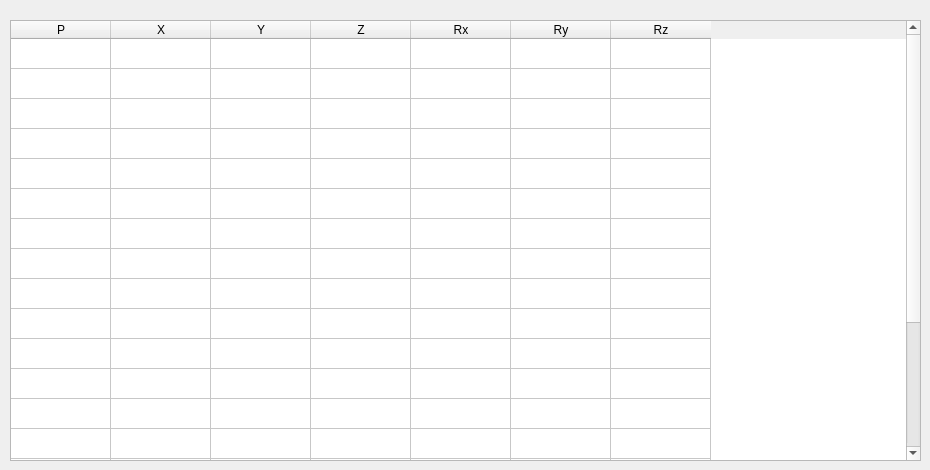
       <widget class="QWidget" name="tab_9">
        <attribute name="title">
         <string>World Point List</string>
        </attribute>
        <widget class="QTableWidget" name="tabWPointList_1">
         <property name="geometry">
          <rect>
           <x>10</x>
           <y>20</y>
           <width>911</width>
           <height>441</height>
          </rect>
         </property>
         <property name="rowCount">
          <number>20</number>
         </property>
         <attribute name="verticalHeaderVisible">
          <bool>false</bool>
         </attribute>
         <attribute name="verticalHeaderHighlightSections">
          <bool>true</bool>
         </attribute>
         <row/>
         <row/>
         <row/>
         <row/>
         <row/>
         <row/>
         <row/>
         <row/>
         <row/>
         <row/>
         <row/>
         <row/>
         <row/>
         <row/>
         <row/>
         <row/>
         <row/>
         <row/>
         <row/>
         <row/>
         <column>
          <property name="text">
           <string>P</string>
          </property>
         </column>
         <column>
          <property name="text">
           <string>X</string>
          </property>
         </column>
         <column>
          <property name="text">
           <string>Y</string>
          </property>
         </column>
         <column>
          <property name="text">
           <string>Z</string>
          </property>
         </column>
         <column>
          <property name="text">
           <string>Rx</string>
          </property>
         </column>
         <column>
          <property name="text">
           <string>Ry</string>
          </property>
         </column>
         <column>
          <property name="text">
           <string>Rz</string>
          </property>
         </column>
        </widget>
        <widget class="QTableWidget" name="tabWPointList_2">
         <property name="geometry">
          <rect>
           <x>10</x>
           <y>20</y>
           <width>911</width>
           <height>441</height>
          </rect>
         </property>
         <property name="rowCount">
          <number>20</number>
         </property>
         <attribute name="verticalHeaderVisible">
          <bool>false</bool>
         </attribute>
         <attribute name="verticalHeaderHighlightSections">
          <bool>true</bool>
         </attribute>
         <row/>
         <row/>
         <row/>
         <row/>
         <row/>
         <row/>
         <row/>
         <row/>
         <row/>
         <row/>
         <row/>
         <row/>
         <row/>
         <row/>
         <row/>
         <row/>
         <row/>
         <row/>
         <row/>
         <row/>
         <column>
          <property name="text">
           <string>P</string>
          </property>
         </column>
         <column>
          <property name="text">
           <string>X</string>
          </property>
         </column>
         <column>
          <property name="text">
           <string>Y</string>
          </property>
         </column>
         <column>
          <property name="text">
           <string>Z</string>
          </property>
         </column>
         <column>
          <property name="text">
           <string>Rx</string>
          </property>
         </column>
         <column>
          <property name="text">
           <string>Ry</string>
          </property>
         </column>
         <column>
          <property name="text">
           <string>Rz</string>
          </property>
         </column>
        </widget>
        <widget class="QTableWidget" name="tabWPointList_3">
         <property name="geometry">
          <rect>
           <x>10</x>
           <y>20</y>
           <width>911</width>
           <height>441</height>
          </rect>
         </property>
         <property name="rowCount">
          <number>20</number>
         </property>
         <attribute name="verticalHeaderVisible">
          <bool>false</bool>
         </attribute>
         <attribute name="verticalHeaderHighlightSections">
          <bool>true</bool>
         </attribute>
         <row/>
         <row/>
         <row/>
         <row/>
         <row/>
         <row/>
         <row/>
         <row/>
         <row/>
         <row/>
         <row/>
         <row/>
         <row/>
         <row/>
         <row/>
         <row/>
         <row/>
         <row/>
         <row/>
         <row/>
         <column>
          <property name="text">
           <string>P</string>
          </property>
         </column>
         <column>
          <property name="text">
           <string>X</string>
          </property>
         </column>
         <column>
          <property name="text">
           <string>Y</string>
          </property>
         </column>
         <column>
          <property name="text">
           <string>Z</string>
          </property>
         </column>
         <column>
          <property name="text">
           <string>Rx</string>
          </property>
         </column>
         <column>
          <property name="text">
           <string>Ry</string>
          </property>
         </column>
         <column>
          <property name="text">
           <string>Rz</string>
          </property>
         </column>
        </widget>
        <widget class="QTableWidget" name="tabWPointList_4">
         <property name="geometry">
          <rect>
           <x>10</x>
           <y>20</y>
           <width>911</width>
           <height>441</height>
          </rect>
         </property>
         <property name="rowCount">
          <number>20</number>
         </property>
         <attribute name="verticalHeaderVisible">
          <bool>false</bool>
         </attribute>
         <attribute name="verticalHeaderHighlightSections">
          <bool>true</bool>
         </attribute>
         <row/>
         <row/>
         <row/>
         <row/>
         <row/>
         <row/>
         <row/>
         <row/>
         <row/>
         <row/>
         <row/>
         <row/>
         <row/>
         <row/>
         <row/>
         <row/>
         <row/>
         <row/>
         <row/>
         <row/>
         <column>
          <property name="text">
           <string>P</string>
          </property>
         </column>
         <column>
          <property name="text">
           <string>X</string>
          </property>
         </column>
         <column>
          <property name="text">
           <string>Y</string>
          </property>
         </column>
         <column>
          <property name="text">
           <string>Z</string>
          </property>
         </column>
         <column>
          <property name="text">
           <string>Rx</string>
          </property>
         </column>
         <column>
          <property name="text">
           <string>Ry</string>
          </property>
         </column>
         <column>
          <property name="text">
           <string>Rz</string>
          </property>
         </column>
        </widget>
       </widget>
